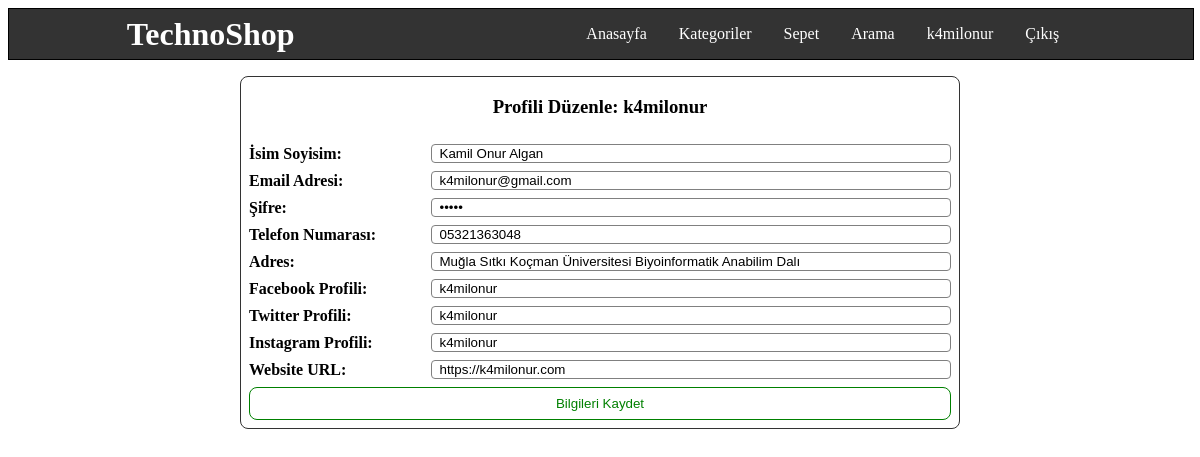
Screenshot of /update.php (signed in) with the database file from the repository.
### tables this page shows
CREATE TABLE `users` (
  `id` int(11) NOT NULL,
  `kullanici_adi` varchar(21) NOT NULL,
  `isim_soyisim` varchar(49) NOT NULL,
  `sifre` varchar(21) NOT NULL,
  `admin` tinyint(1) NOT NULL DEFAULT 1,
  `telefon` varchar(11) DEFAULT NULL,
  `adres` varchar(99) DEFAULT NULL,
  `email` varchar(49) DEFAULT NULL,
  `facebook` varchar(99) DEFAULT NULL,
  `twitter` varchar(99) DEFAULT NULL,
  `instagram` varchar(99) DEFAULT NULL,
  `website` varchar(99) DEFAULT NULL
);

### update.php (the view, shortened to what this page needs)
<?php
	require('db.php');
	$session = $_SESSION['username'];
	$query = "SELECT * FROM `users` WHERE kullanici_adi='$session'";
	$result = mysqli_query($db, $query) or die(mysqli_error($db));
	$row = mysqli_fetch_assoc($result);
	$username = $row['kullanici_adi'];
	$pass = $row['sifre'];
	$isim = $row['isim_soyisim'];
	$email = $row['email'];
	$phone = $row['telefon'];
	$adres = $row['adres'];
	$facebook = $row['facebook'];
	$twitter = $row['twitter'];
	$instagram = $row['instagram'];
	$website = $row['website'];
?>
<!DOCTYPE html>
<html>
<head>
	<link rel="stylesheet" href="https://cdnjs.cloudflare.com/ajax/libs/font-awesome/4.7.0/css/font-awesome.min.css">
	<link rel="stylesheet" type="text/css" href="header.css">
</head>
<body>
<?php include('header.php') ?>
<div class="container">
	<h3>Profili Düzenle: <?=$username?></h3>
	<form method="POST">
		<label for="isim_soyisim">İsim Soyisim:</label>
		<input type="text" name="isim_soyisim" value="<?=$isim?>">
		<label for="email">Email Adresi:</label>
		<input type="text" name="email" value="<?=$email?>">
		<label for="sifre">Şifre:</label>
		<input type="password" name="sifre" value="<?=$pass?>">
		<label for="telefon">Telefon Numarası:</label>
		<input type="text" name="telefon" value="<?=$phone?>">
		<label for="adres">Adres:</label>
		<input type="text" name="adres" value="<?=$adres?>">
		<label for="facebook">Facebook Profili:</label>
		<input type="text" name="facebook" value="<?=$facebook?>">
		<label for="twitter">Twitter Profili:</label>
		<input type="text" name="twitter" value="<?=$twitter?>">
		<label for="instagram">Instagram Profili:</label>
		<input type="text" name="instagram" value="<?=$instagram?>">
		<label for="website">Website URL:</label>
		<input type="text" name="website" value="<?=$website?>">
        <input type="submit" value="Bilgileri Kaydet" name="submit">
	</form>
</div>
</body>
</html>

### update.php (style rules this page uses)
.container { margin: auto; width: 100%; max-width: 720px; border: 1px solid #333; border-radius: 8px; box-sizing: border-box; }
form { display: grid; padding: 8px; grid-template-columns: 1fr 3fr; grid-gap: 8px; }
input[type="submit"] { grid-column: 1/3; border-radius: 8px; border: 1px solid green; background-color: white; color: green; padding: 8px; }
label { display:flex; align-items: center; width: 100%; font-weight: bold; }
input { width: 100%; border-radius: 4px; border: 1px solid gray; overflow: auto; padding-left: 8px; box-sizing : border-box; }
h3 { grid-column: 1/3; text-align: center; }

### rows the page displays
users: kullanici_adi "k4milonur", isim_soyisim "Kamil Onur Algan", email "k4milonur@gmail.com", telefon "05321363048", adres "Muğla Sıtkı Koçman Üniversitesi Biyoinformatik Anabilim Dalı", facebook "k4milonur", twitter "k4milonur", instagram "k4milonur", website "https://k4milonur.com"

### other values shown
$_SESSION['username'] "k4milonur"
